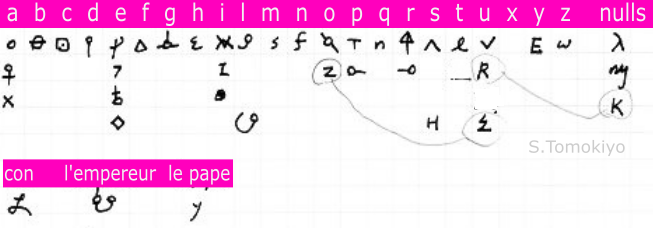
#> input picture raince/img/francisRaince.png, 653 x 228 px, given in place of c16_full.jpg, which was not available
$ python seg2.py 3 out.png
#> lines starting #> are read from the running program, lines starting #| are printed output that depends on the picture; after the words box and inside, x2 and y2 are one past the last pixel; in counts of white or black regions, pixels touching at a corner belong together; pictures that were not available may be replaced by others from this repository, and a replacement may not be noted
"""Joint glyph segmentation + clustering over several page regions.
Regions are given in REGIONS below. Writes: raince_tokens.json, raince_cipher.txt (fasthomo format,
one text line per manuscript line, symbols = cluster ids), montage sheets sheet_XX.png.
"""
import sys, json
import numpy as np
from PIL import Image, ImageDraw, ImageFont
from scipy import ndimage
from scipy.ndimage import uniform_filter, gaussian_filter
from scipy.cluster.hierarchy import linkage, fcluster

NCL = int(sys.argv[1]) if len(sys.argv) > 1 else 70
OUT = sys.argv[2] if len(sys.argv) > 2 else 'raince'
REGIONS = [
    # image, name, x0f, x1f, y0f, y1f
    ('../f2984/c16_full.jpg', 'f29r', 0.59, 0.965, 0.230, 0.746),   # 13 May, f.29r lines 11-36 (unglossed)
    ('../f2984/c17_full.jpg', 'f30v', 0.06, 0.50, 0.03, 0.775),     # 13 May, f.30v all
    ('../f2984/c17_full.jpg', 'f31r', 0.585, 0.965, 0.03, 0.535),   # 13 May, f.31r cipher part
    ('../f2984/c54_full.jpg', 'f105r', 0.55, 0.965, 0.345, 0.80),   # 20 Nov, f.105r unglossed lower part
]
SZ = 24
alltoks = []; feats = []; regs = {}
for img, name, x0f, x1f, y0f, y1f in REGIONS:
    im = Image.open(img).convert('L'); W, H = im.size
#> after `im = Image.open(img).convert('L')`:
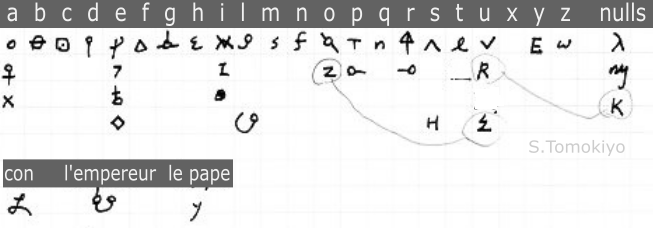
#> im: PIL image 653x228 L; min 0, max 255, mean 223.6
#> after `W, H = im.size`: W = 653; H = 228
    x0, x1, y0, y1 = int(W * x0f), int(W * x1f), int(H * y0f), int(H * y1f)
#> x0 = 385; x1 = 630; y0 = 52; y1 = 170
    reg = np.array(im.crop((x0, y0, x1, y1))).astype(float)
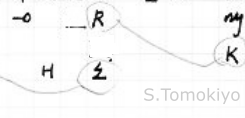
#> reg: shape (118, 245) float64; min 0, max 255, mean 246.2
    bg = uniform_filter(reg, size=81)
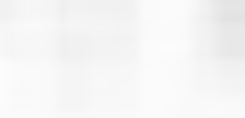
#> bg: shape (118, 245) float64; min 226.5, max 252.4, mean 246.2
    bw = (reg < bg - 45)
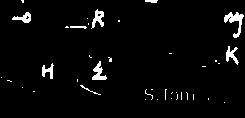
#> bw: shape (118, 245) bool; 3.4% white; 39 white regions (30 under 20 px), largest, box (x1, y1, x2, y2) and area: (224, 12, 244, 38) 199, (92, 61, 107, 80) 135, (91, 9, 104, 29) 126
    lab, n = ndimage.label(bw)
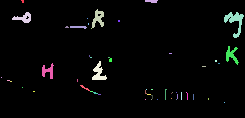
#> lab: shape (118, 245) int32; 54 distinct labels, from 0 to 53; one colour per label, 0 black
#> n = 53
    objs = ndimage.find_objects(lab)
#> objs = 53 items
    comps = []
    for i, o in enumerate(objs):
        m = (lab[o] == i + 1); s = m.sum()
        h = o[0].stop - o[0].start
        dark = (bg[o] - reg[o])[m].mean()
        if s >= 60 and h >= 14 and dark >= 55:
            comps.append(dict(y0=int(o[0].start), y1=int(o[0].stop), x0=int(o[1].start), x1=int(o[1].stop), s=int(s), id=i + 1))
#> this loop made 53 passes
#> (m, s, h, dark) on passes 6, 7, 8, 9, 11, 13, 14, 15, 16, 18: ([True], 1, 1, 45.25), ([[True, True], [True, True]], 4, 2, 56.97), ([True, True], 2, 2, 45.95), ([[False, True, True, False], [True, True, True, True]], 6, 2, 95.23), ([True], 1, 1, 47.97), ([[True, True, True]], 3, 1, 50.59), ([True, True], 2, 2, 89.99), ([[True, True]], 2, 1, 74.54), ([[True, True]], 2, 1, 65.04), ([[True, True], [True, True]], 4, 2, 54.96)
#> (s, h, dark) on passes 1, 2, 3, 4, 5, 10: (7, 3, 118.6), (31, 3, 143.5), (125, 19, 156.4), (104, 11, 147.2), (199, 26, 150.7), (35, 3, 102.2)
#> after the loop, comps = 5 items
    yc = np.array([(c['y0'] + c['y1']) / 2 for c in comps])
#> yc = [18.5, 25, 55.5, 70.5, 71]
    hist, edges = np.histogram(yc, bins=np.arange(0, y1 - y0 + 20, 8))
#> hist = 17 values, max 2 at index 8, min 0 at index 0, mean 0.294; edges = 18 values from 0 to 136
    sm = np.convolve(hist, np.ones(5) / 5, mode='same')
#> sm = 17 values, max 0.6 at index 4, min 0 at index 11, mean 0.294
    peaks = []
    for i in range(2, len(sm) - 2):
        if sm[i] >= sm[i - 1] and sm[i] >= sm[i + 1] and sm[i] > 2.5 and sm[i] >= sm[i - 2] and sm[i] >= sm[i + 2]:
            peaks.append(edges[i] + 4)
#> this loop made 13 passes
#> after the loop, peaks = []
    lines = []
    for p in peaks:
        if lines and p - lines[-1] < 60: lines[-1] = (lines[-1] + p) / 2
        else: lines.append(p)
#> this loop made 0 passes
#> after the loop, lines = []
    pitch = float(np.median(np.diff(lines))) if len(lines) > 1 else 112.0
#> pitch = 112
    for c in comps:
        d = np.abs(np.array(lines) - (c['y0'] + c['y1']) / 2)
#> (the run stopped early here; a loop or call above may not have finished)

$ run again, on raince/img/raince_sheet_00.png
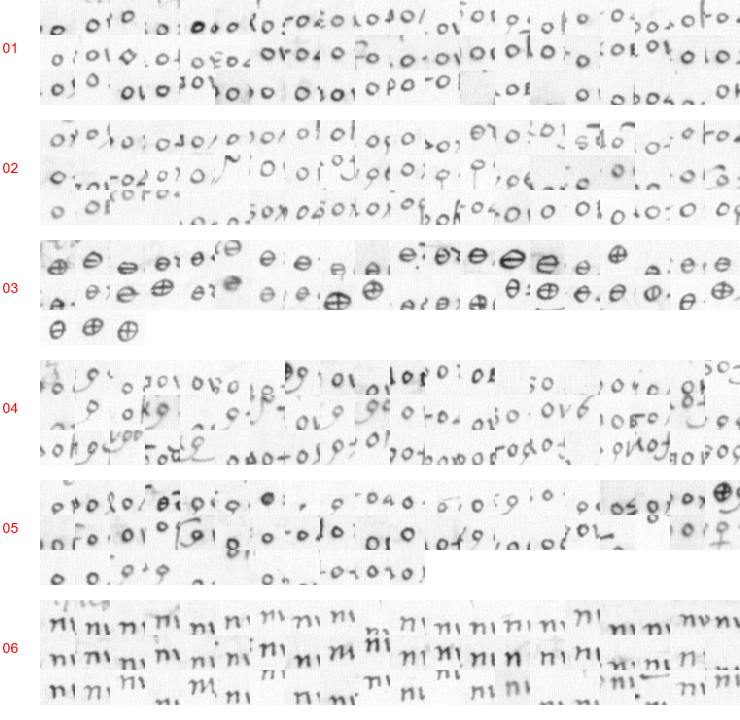
#> input picture raince/img/raince_sheet_00.png, 1480 x 1440 px, given in place of c16_full.jpg, which was not available (shown at 1/2 size)
#> bw: shape (743, 555) bool; 8.5% white; 189 white regions (43 under 20 px), largest, box (x1, y1, x2, y2) and area: (126, 167, 179, 207) 1098, (199, 178, 246, 218) 926, (343, 159, 382, 197) 864
#> `lab, n = ndimage.label(bw)`:
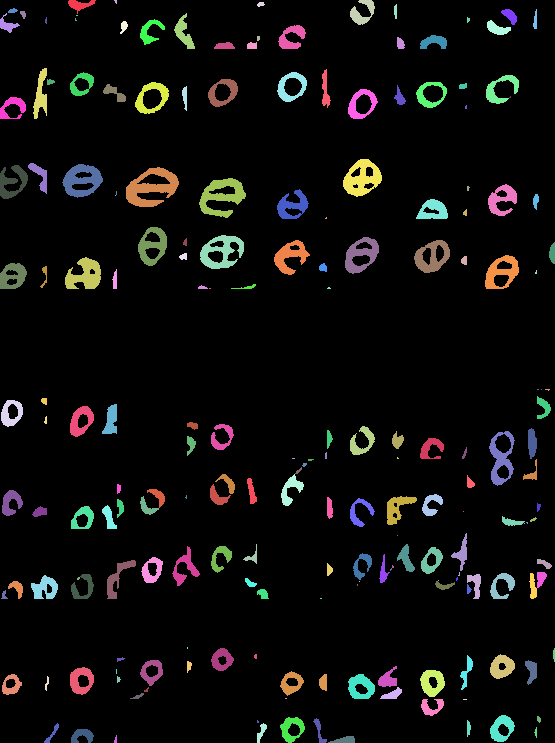
#> lab: shape (743, 555) int32; 201 distinct labels, from 0 to 200; one colour per label, 0 black
#> n = 200
#> objs = 200 items
#> the loop `for i, o in enumerate(objs):` made 200 passes
#> (s, h, dark) on passes 1 to 3: (176, 14, 75.45), (8, 4, 66.32), (308, 25, 70.86)
#> after the loop `for i, o in enumerate(objs):`: comps = 105 items
#> yc = 105 values, max 736 at index 104, min 7 at index 0, mean 397
#> hist = 95 values, max 7 at index 11, min 0 at index 6, mean 1.11; edges = 96 values from 0 to 760
#> sm = 95 values, max 3.4 at index 71, min 0 at index 16, mean 1.1
#> the loop `for i in range(2, len(sm) - 2):` made 91 passes
#> after the loop `for i in range(2, len(sm) - 2):`: peaks = [92, 100, 500, 572]
#> the loop `for p in peaks:` made 4 passes
#> p on passes 1 to 4: 92, 100, 500, 572
#> after the loop `for p in peaks:`: lines = [96, 500, 572]
#> pitch = 238
#> the loop `for c in comps:` made 105 passes
#> d on passes 4, 6, 7, 8, 9, 10, 11, 13: [65, 469, 541], [64, 468, 540], [68.5, 472.5, 544.5], [59, 463, 535], [54, 458, 530], [2.5, 406.5, 478.5], [7.5, 411.5, 483.5], [9, 413, 485]
#> the loop `for k in range(len(lines)):` made 3 passes
#> after the loop `for k in range(len(lines)):`: tokens = 49 items
#| f29r comps 105 lines 3 pitch 238 tokens 49
#> the loop `for t in tokens:` made 49 passes
#> after the loop `for t in tokens:`:
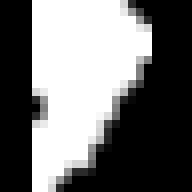
#> canvas: PIL image 24x24 L (shown 8 times larger); min 0, max 255, mean 111.6
